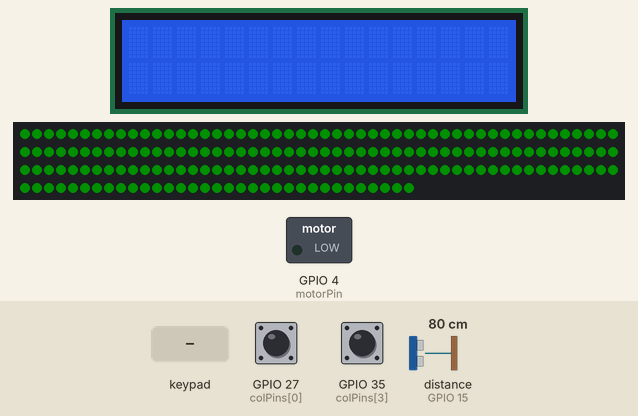
Recording of a sketch running on a simulated ESP32. On the bench: 16×2 character LCD, 183 RGB LEDs in strip order, left to right, continuing on the next row, switched loads named in the sketch (green lamp = pin HIGH). Wiring (inferred from the names in the program): ultrasonic range finder: trigger GPIO 2; echo GPIO 15; 4×2 keypad with keys 1 2 3 4 5 6 7 8 (labels assumed): rows GPIO 25, GPIO 26, GPIO 32, GPIO 33; columns GPIO 12, GPIO 14. The test bench sets the inputs (shaded band); at power-on: GPIO 35 (colPins[3]) HIGH, GPIO 27 (colPins[0]) HIGH, distance to the obstacle (sensor on GPIO 15) 80 cm. The echo pulse lasts 58.3 µs per cm; dim RGB values are drawn brighter than linear; WiFi joins after 1.5 s; servers stay silent unless stated; uploads are accepted with an empty reply; pins used as bus, display or sensor lines are not drawn; what the sketch prints to the serial monitor is not drawn.

Above: at 2.8 s.
2.9 s: keypad keys 3 2 3 3 2 5 2 6 pressed 0.4 s apart
At 6.5 s:
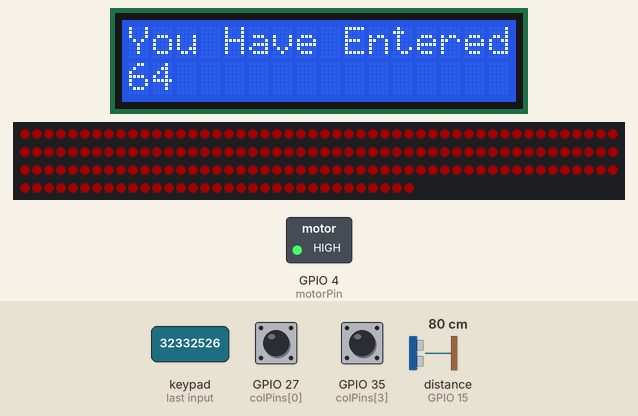
7.6 s: GPIO 35 (colPins[3]) pulled LOW for 0.15 s
At 9.0 s:
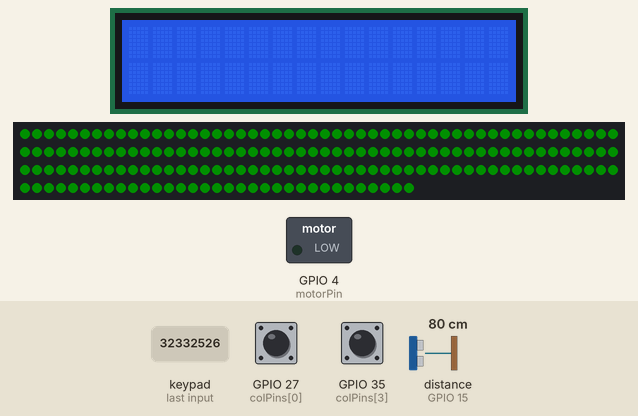
9.3 s: key '4' pressed
At 10.4 s:
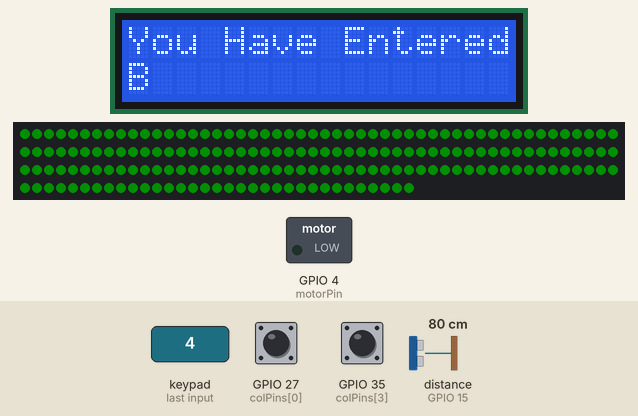
10.9 s: keypad keys 2 7 1 4 1 2 3 5 pressed 0.4 s apart
At 15.1 s:
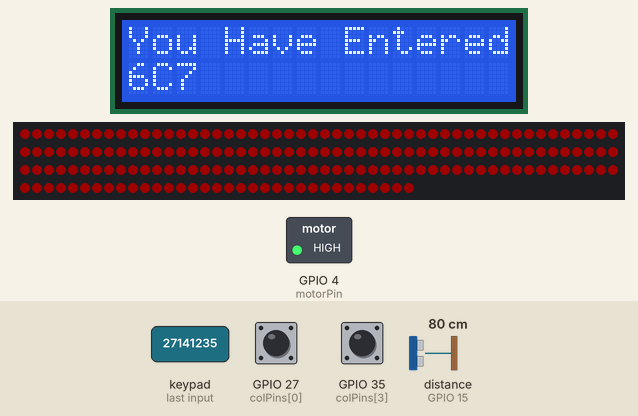
15.6 s: key '3' pressed
At 16.5 s:
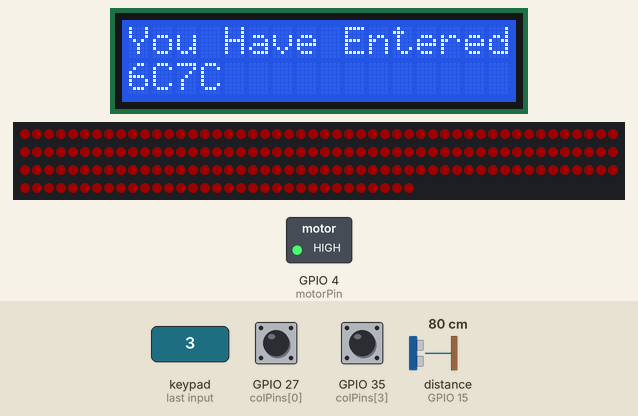
17.2 s: keypad keys 2 7 1 4 1 2 3 5 pressed 0.4 s apart
At 20.6 s:
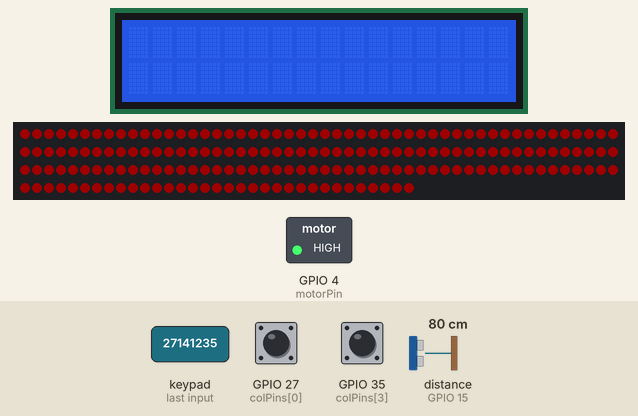
Timing chart, 0 to 22.1 s (numbered marks = the images above; inputs shaded):
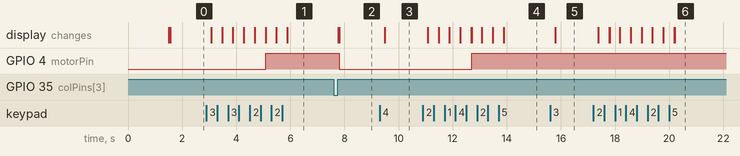

The sketch:

sterilizationDoor.ino
```cpp
#include "FastLED.h"            // 此示例程序需要使用FastLED库
#include <WiFi.h>
#include <HTTPClient.h>
#include <LiquidCrystal_I2C.h>
#define NUM_LEDS 183          // LED灯珠数量
#define LED_DT 13               // Arduino输出控制信号引脚
#define LED_TYPE WS2812         // LED灯带型号
#define COLOR_ORDER GRB         // RGB灯珠中红色、绿色、蓝色LED的排列顺序
#define RXD2 16
#define TXD2 17
char c;
String readStrings;
bool keyBoard = true;
uint8_t max_bright = 30;       // LED亮度控制变量，可使用数值为 0 ～ 255， 数值越大则光带亮度越高
CRGB leds[NUM_LEDS]; // 建立光带leds

char PostData[500];
bool SendData = false;
TaskHandle_t doTheUpload;

String tmpa = "";
int lcdColumns = 16;
int lcdRows = 2;
LiquidCrystal_I2C lcd(0x20, lcdColumns, lcdRows);


const char ssid[]="Nina";
const char pwd[]="0931257335";
const char* serverName = "http://210.70.74.222:30008/door/api/values/AddStuEntry";

uint8_t stu_count = 0;
char stu_id[6] = {0,0,0,0,0,0};
long long lastPress = 0;
long long last_tmp = 0;

const int trigPin = 2;
const int echoPin = 15;
const int motorPin = 4;
long duration;
double distance;

const byte ROWS =4; //設定列數為4
const byte COLS = 4; //設定行數為4
char key;
//char keys[ROWS][COLS] ={ //軟鍵盤對應輸出字元
//{'1' , '2' , '3' , 'A' },
//{'4' , '5' , '6' , 'B' },
//{'7' , '8' , '9' , 'C' },
//{'*' , '0' , '#' , 'D' }
//};
char keys[ROWS][COLS] ={ //硬鍵盤對應輸出字元
{'1' , '4' , '7' , '*' },
{'2' , '5' , '8' , '0' },
{'3' , '6' , '9' , '#' },
{'A' , 'B' , 'C' , 'D' }
};
byte rowPins[ROWS] = {32,33,25,26}; //列1~4的PIN腳
byte colPins[COLS] = {27,14,12,35}; //行1~4的PIN腳
//掃描碼，每掃一次僅有一個為＂0"
byte scanCode[ROWS][COLS]={
{0,1,1,1},
{1,0,1,1},
{1,1,0,1},
{1,1,1,0}
};

char keyScan(){
  //鍵盤掃描函數
for(int scan=0;scan<4;scan++){
  //分4次送出掃描碼
for(int i=0; i<4; i++){
  //將掃描碼寫入ROW
  digitalWrite(rowPins[i], scanCode[scan][i]);
}
    for(int j=0;j<4;j++){
      //讀取COLUMN的值，若為＂0"表示該鍵被按下
      if(digitalRead(colPins[j])==0){
      delay(10); //消除開關彈跳
        if(digitalRead(colPins[j])==0){
          while(digitalRead(colPins[j])==0); //等待按鍵放開
          return keys[scan][j];//返回按鍵值
        }
      }
    }
}
    return 'X'; //若無任何按鍵盤被按下，則返回字元＂X"
}

void doTheUpload_senddata(void * pvParameters ) {
  for (;;) {
    if(SendData){
      int httpResponseCode = 0;
      Serial.println("GOGO Upload");
      if(WiFi.status()== WL_CONNECTED){
        WiFiClient client;
        HTTPClient http;
        http.begin(client, serverName);
        http.addHeader("Content-Type", "application/json");
        if(keyBoard){
          String tmp = "";
          for (auto i : stu_id){
            tmp+= i;
          }
          sprintf(PostData,"{\"api_key\":\"%s\",\"door_id\":\"%s\",\"stu_id\":\"%s\"}","thisisatestkey","A01",tmp.c_str());
          Serial.println(PostData);
          httpResponseCode = http.POST(PostData);
        }
        else{
          sprintf(PostData,"{\"api_key\":\"%s\",\"door_id\":\"%s\",\"stu_id\":\"%s\"}","thisisatestkey","A01",readStrings);
          httpResponseCode = http.POST(PostData);
        }
        Serial.println(httpResponseCode);
        http.end();

        if(httpResponseCode == 200){
          Serial.println("OK Send");
        }
        else{
          Serial.println("Faild Send");
        }

        SendData = false;
        http.end();
      }
    }

    else{
      delay(1);
    }

  }
}

void lcd_current(char key){
  //lcd.setCursor(0, 0);
  //lcd.print("Pls enter STUID");


  lcd.setCursor(0, 0);
  lcd.print("You Have Entered : ");
  tmpa += key;
  lcd.setCursor(0, 1);
  Serial.println("UC");
  Serial.println(tmpa);
  lcd.print(tmpa);

}

void let_green(){
  fill_solid(leds, NUM_LEDS, CRGB::Green);
  FastLED.show();
  delay(50);
}

void let_red(uint8_t dms){
  fill_solid(leds, NUM_LEDS, CRGB::Red);
  FastLED.show();
  delay(dms);
}

void ultra_sensor(){
  digitalWrite(trigPin, LOW);
  delayMicroseconds(1);
  digitalWrite(trigPin, HIGH);
  delayMicroseconds(5);
  digitalWrite(trigPin, LOW);
  duration = pulseIn(echoPin, HIGH);
  distance = duration*0.034/2;
  //Serial.print("Distance: ");
  //Serial.print(distance);
  //Serial.println("cm");
  delay(1);
}

void stopall(){
    let_green();
    digitalWrite(motorPin, 0);
    stu_count = 0;
    lcd.clear();
    tmpa = "";
}

void setup(){
  Serial.begin(115200);
  Serial2.begin(9600, SERIAL_8N1, RXD2, TXD2);
  for(int i = 0; i<4; i++){
  //設定COLUMNS為輸入且為PULL UP
    pinMode(colPins[i],INPUT_PULLUP);
  //設定ROWS為輸出，作為輸出掃描碼PIN腳
    pinMode(rowPins[i], OUTPUT);
  }
  pinMode(trigPin, OUTPUT);
  pinMode(echoPin, INPUT);
  pinMode(motorPin, OUTPUT);
  //WIFI Section
  WiFi.mode(WIFI_STA); //設置WiFi模式
  WiFi.begin(ssid,pwd);
  Serial.print("WiFi connecting");
  while(WiFi.status()!=WL_CONNECTED){
    Serial.print(".");
    delay(500);
  }
  Serial.println("");
  Serial.print("IP位址:");
  Serial.println(WiFi.localIP()); //讀取IP位址
  Serial.print("WiFi RSSI:");
  Serial.println(WiFi.RSSI()); //讀取WiFi強度

  LEDS.addLeds<LED_TYPE, LED_DT, COLOR_ORDER>(leds, NUM_LEDS);  // 初始化光带
  FastLED.setBrightness(max_bright);// 设置光带亮度

  // initialize LCD
  lcd.init();
  // turn on LCD backlight
  lcd.backlight();


  let_green();
  digitalWrite(motorPin, 0);
  //在核心0啟動任務1
  xTaskCreatePinnedToCore(
  doTheUpload_senddata, /*任務實際對應的Function*/
  "doTheUpload", /*任務名稱*/
  10000, /*堆疊空間*/
  NULL, /*無輸入值*/
  0, /*優先序0*/
  &doTheUpload, /*對應的任務變數位址*/
  1); /*指定在核心0執行 */
}

void trigDoor(){
  let_red(10);
  digitalWrite(motorPin, 1);
  SendData = true;
  stu_count = 0;
  lcd.clear();
  tmpa = "";
  for(int j=0;j<6;j++){
    Serial.print(stu_id[j]);
  }
    Serial.println("...");
}

void trigDoorBarCode(){
  keyBoard = false;
  let_red(10);
  digitalWrite(motorPin, 1);
  SendData = true;
  stu_count = 0;
  lcd.clear();
  tmpa = "";
  keyBoard = true;
}


void loop(){
  key = keyScan();
  ultra_sensor();
  while(Serial2.available()){
    c = Serial2.read();
    readStrings += c;
  }
  if (readStrings.length() > 0) {
    Serial.print(readStrings.length());
    if(readStrings.length() == 6){
    Serial.print(readStrings);
    trigDoorBarCode();
    }
    readStrings = "";
  }


  if (distance <= 55){
    Serial.println(distance);
    stopall();
  }
  if(key == 'X') return;
  Serial.print("key = ");
  Serial.println(key);
  Serial.print(stu_count);

  if( key!='#' && key!='*' && stu_count>=0 && stu_count<7){
    last_tmp = millis();
    if (last_tmp - lastPress > 3000){
      stu_count = 0;
      Serial.println("Timeout Clean I/O");
    }
    lastPress = last_tmp;
    stu_id[stu_count] = key;
    stu_count += 1;
    lcd_current(key);
    if(stu_count >= 6){
      trigDoor();
    }

  }
  else if (key=='#'){
    if(stu_count != 0){
      stu_count = stu_count - 1;
      tmpa = "";
      for(int k;k<stu_count-1;k++){
        tmpa += stu_id[k];
      }
      lcd.clear();
      lcd.setCursor(0, 0);
      lcd.print("You Have Entered :: ");
      lcd.setCursor(0, 1);
      Serial.println("DEC");
      Serial.println(tmpa);
      lcd.print(tmpa);
    }

  }
  else if (key == '*'){
    stopall();
  }


}
```

Measured:
- after the input at 2.9 s, GPIO 4 (motorPin): LOW → HIGH after 2.2 s; the display: first changes after 0.18 s (image 1 shows a later state)
- after the input at 7.6 s, GPIO 4 (motorPin): HIGH → LOW after 0.21 s
- after the input at 9.3 s, the display: changes after 0.18 s (image 3)
- after the input at 10.9 s, GPIO 4 (motorPin): LOW → HIGH after 1.8 s; the display: first changes after 0.18 s (image 4 shows a later state)
- after the input at 15.6 s, the display: changes after 0.18 s (image 5)
- after the input at 17.2 s, the display: first changes after 0.19 s (image 6 shows a later state)
